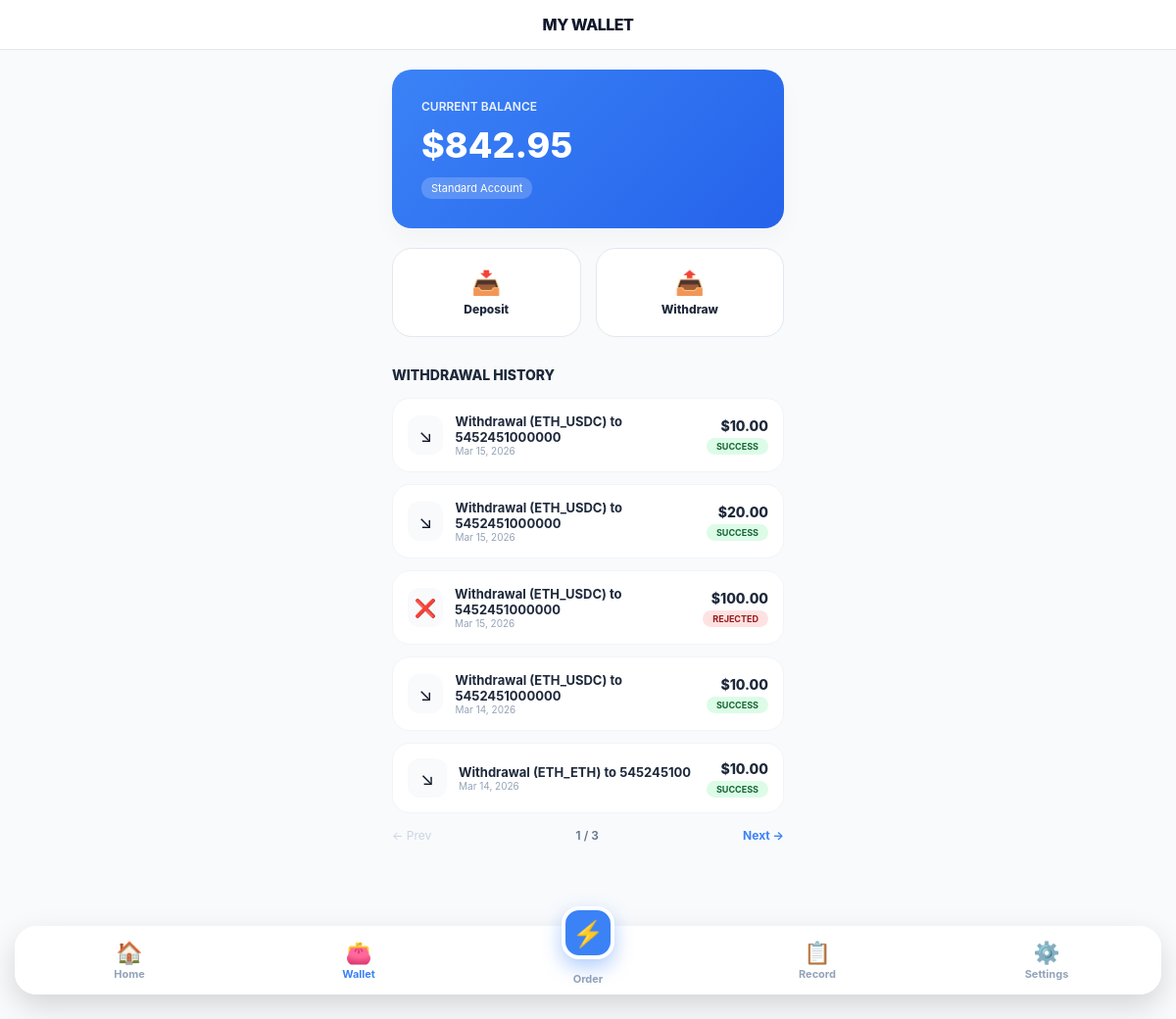
Before: /wallet/ (signed in) with the older database file.
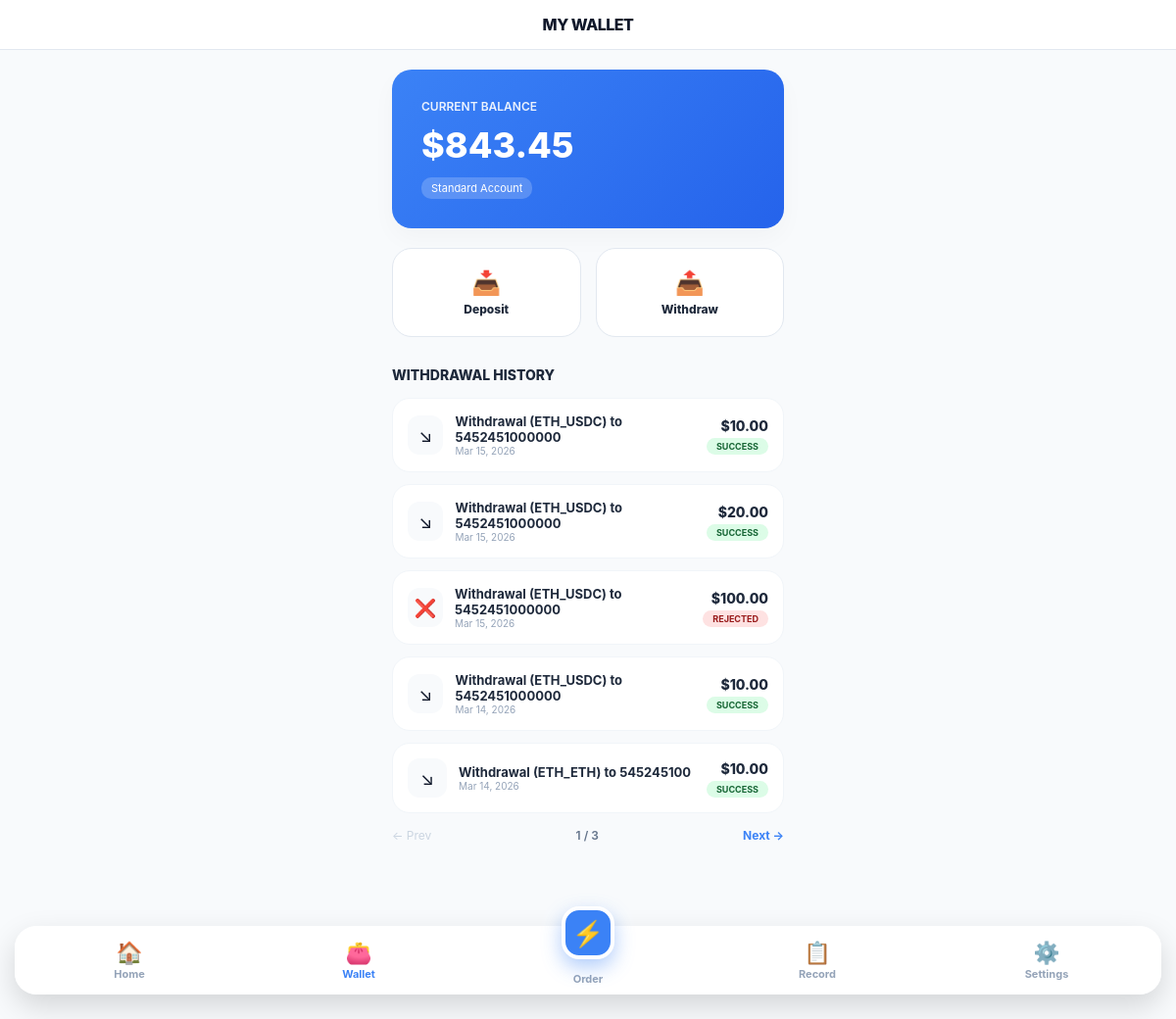
After: the same page with the newer database file.
### Catalog/models.py (models this page shows, shortened)
class Profile(models.Model):
    user = models.OneToOneField(User, on_delete=models.CASCADE, related_name='profile')
    wallet_address = models.CharField(max_length=255, blank=True, null=True)
    network = models.CharField(max_length=50, default='ETH_USDC')
    balance = models.DecimalField(max_digits=12, decimal_places=2, default=Decimal('0.00'))
    phone_number = models.CharField(max_length=20, blank=True, null=True, unique=True)
    total_earned = models.DecimalField(max_digits=12, decimal_places=2, default=Decimal('0.00'))
    current_progress = models.IntegerField(default=0)
    withdrawal_pin = models.CharField(max_length=6, default="000000")
    created_at = models.DateTimeField(auto_now_add=True)
    updated_at = models.DateTimeField(auto_now=True)

### Catalog/views.py (the view)
# urls.py: path('wallet/', views.user_wallet, name='user_wallet'),
@login_required(login_url='user_login')
def user_wallet(request):
    withdrawal_orders = request.user.orders.filter(
        status__in=['withdrawal', 'withdrawn', 'rejected']
    ).order_by('-created_at')
    paginator = Paginator(withdrawal_orders, 5)
    page_number = request.GET.get('page')
    page_obj = paginator.get_page(page_number)
    return render(request, 'users/wallet.html', {
        'profile': request.user.profile,
        'withdrawals': page_obj
    })

### Catalog/templates/users/wallet.html (shortened to what the changed rows need)
{% extends "users/user_main.html" %}
{% block content %}
<div style="width: 100%; max-width: 400px; margin: 0 auto; padding-bottom: 40px;">
    <div class="dashboard-card" style="padding: 30px; background: linear-gradient(135deg, #3b82f6 0%, #2563eb 100%); color: white; border: none; margin-bottom: 20px; border-radius: 20px;">
        <div style="font-size: 12px; font-weight: 600; opacity: 0.9; text-transform: uppercase;">Current Balance</div>
        <div style="font-size: 36px; font-weight: 800; margin: 10px 0;">${{ profile.balance }}</div>
        <div style="font-size: 11px; background: rgba(255,255,255,0.2); display: inline-block; padding: 4px 10px; border-radius: 10px;">Standard Account</div>
    </div>
</div>
{% endblock %}

Changed rows visible on the page:
changed Profile: balance "842.95" → "843.45"
